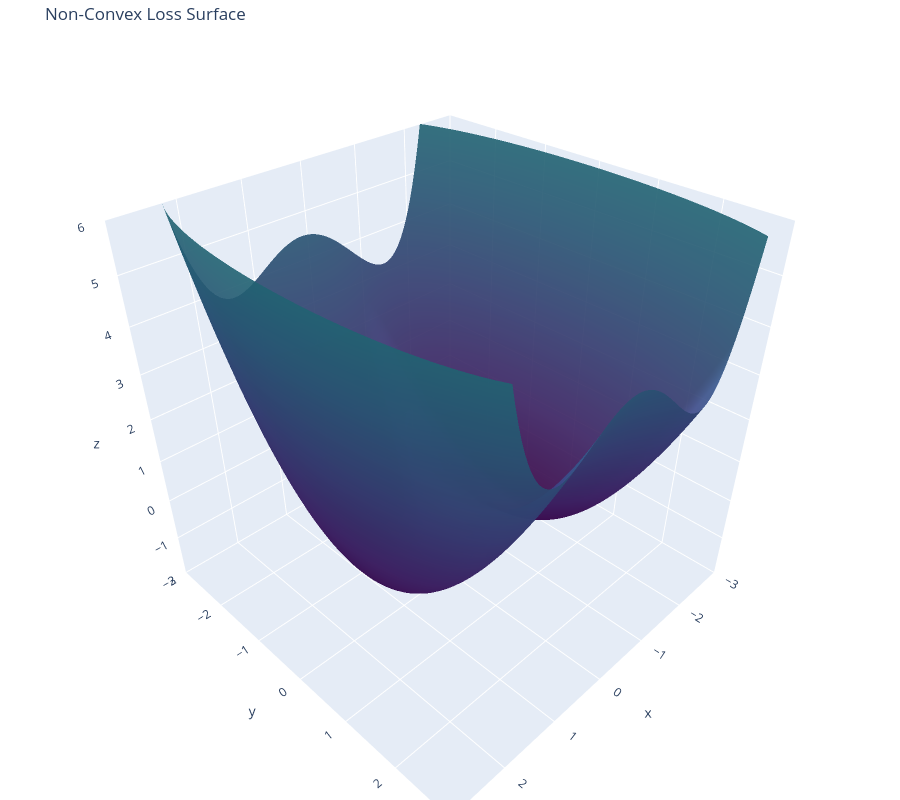

Notebook code for this chart:
### Markdown cell above
# Gradient Descent Demo

To demonstrate Gradient Descent, we will minimize the function $f(x,y)=0.25x^4-x^2+.2x+.5y^2$. In this case, we have two parameters, $x$ and $y$.

Now, this has no inherent ML meaning, but the key thing is, if we change $x$ or $y$, the value of the output will change - and we're trying to find the values of $x$ and $y$ that minimize it.  First, here's what the loss function looks like:

### Code cell
import numpy as np
import plotly.graph_objects as go

np.random.seed(2) # For reproducibility


def loss_function(x, y):
    """
    Calculates the loss for a given x and y.
    Based on the 'Peaks' function.
    """
    return 0.25 * x**4 - x**2 + 0.20 * x + 0.50 * y**2

# 1. Setup the Grid
x_range = np.linspace(-3, 3, 100)
y_range = np.linspace(-3, 3, 100)
X, Y = np.meshgrid(x_range, y_range)

# 2. Calculate Loss (Z)
Z = loss_function(X, Y)

# 3. Plotting with Plotly
fig = go.Figure(data=[go.Surface(z=Z, x=X, y=Y, colorscale='Viridis', opacity=0.9, showscale=False)])

fig.update_layout(
    title='Non-Convex Loss Surface',
    autosize=True,
    width=None,
    height=800,
    margin=dict(l=0, r=0, b=0, t=40), # remove whitespace margins
    scene=dict(
        aspectmode='cube', # Forces X, Y, and Z to have equal lengths
        xaxis=dict(nticks=10, range=[-3, 3]),
        yaxis=dict(nticks=10, range=[-3, 3]),
        zaxis=dict(nticks=10, range=[-2, 6]), # Adjust Z range if needed
    )
)

fig.show()

### Figure 1 — Plotly figure (JSON) as saved in the notebook; plotly's stock layout.template omitted (floating-point values rounded to 4 significant figures; data arrays with more than 128 entries replaced by an {"elided": "..."} marker saying what was removed)
{"data": [{"colorscale": [[0, "#440154"], [0.1111, "#482878"], [0.2222, "#3e4989"], [0.3333, "#31688e"], [0.4444, "#26828e"], [0.5556, "#1f9e89"], [0.6667, "#35b779"], [0.7778, "#6ece58"], [0.8889, "#b5de2b"], [1, "#fde725"]], "opacity": 0.9, "showscale": false, "type": "surface", "x": {"elided": "100x100 float values"}, "y": {"elided": "100x100 float values"}, "z": {"elided": "100x100 float values"}}], "layout": {"autosize": true, "height": 800, "margin": {"b": 0, "l": 0, "r": 0, "t": 40}, "scene": {"aspectmode": "cube", "xaxis": {"nticks": 10, "range": [-3, 3]}, "yaxis": {"nticks": 10, "range": [-3, 3]}, "zaxis": {"nticks": 10, "range": [-2, 6]}}, "title": {"text": "Non-Convex Loss Surface"}}}
